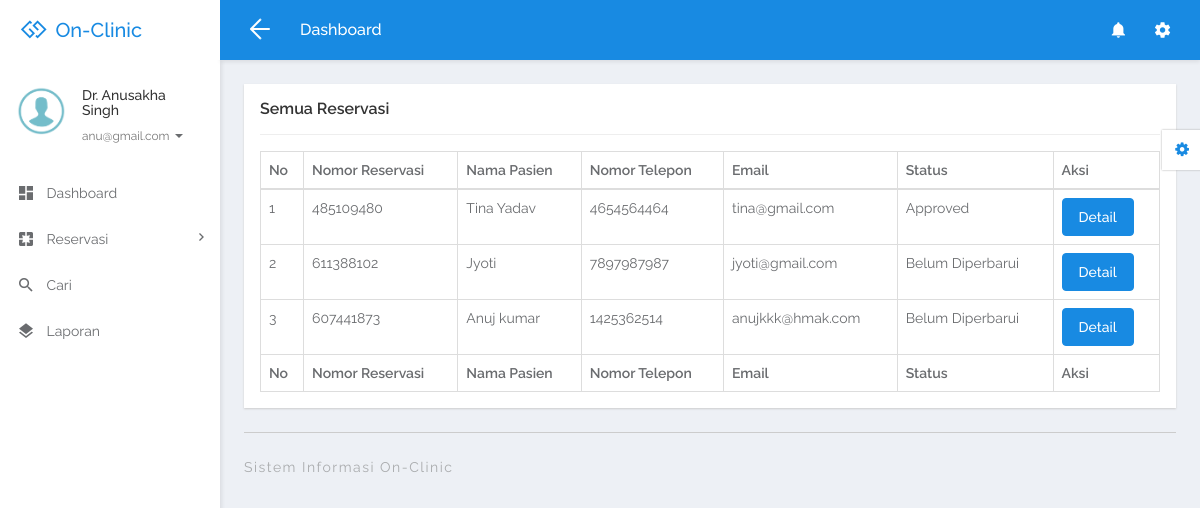
Screenshot of /doctor/all-appointment.php (signed in) with the database file from the repository.
### tables this page shows
CREATE TABLE `tbldoctor` (
  `ID` int(5) NOT NULL,
  `FullName` varchar(250) DEFAULT NULL,
  `MobileNumber` varchar(13) DEFAULT NULL,
  `Email` varchar(250) DEFAULT NULL,
  `Specialization` varchar(250) DEFAULT NULL,
  `Password` varchar(259) DEFAULT NULL,
  `CreationDate` timestamp NULL DEFAULT current_timestamp(),
  `role` varchar(1) NOT NULL
);

CREATE TABLE `tblappointment` (
  `ID` int(10) NOT NULL,
  `AppointmentNumber` int(10) DEFAULT NULL,
  `Name` varchar(250) DEFAULT NULL,
  `MobileNumber` varchar(20) DEFAULT NULL,
  `Email` varchar(250) DEFAULT NULL,
  `AppointmentDate` date DEFAULT NULL,
  `AppointmentTime` time DEFAULT NULL,
  `Specialization` varchar(250) DEFAULT NULL,
  `Doctor` int(10) DEFAULT NULL,
  `Message` mediumtext DEFAULT NULL,
  `ApplyDate` timestamp NULL DEFAULT current_timestamp(),
  `Remark` varchar(250) DEFAULT NULL,
  `Status` varchar(250) DEFAULT NULL,
  `UpdationDate` timestamp NULL DEFAULT NULL ON UPDATE current_timestamp()
);

### doctor/all-appointment.php (the view, shortened to what this page needs)
<?php
include('includes/dbconnection.php');
if (strlen($_SESSION['damsid'] == 0)) {
	header('location:logout.php');
} else {
?>
	<!DOCTYPE html>
	<html lang="en">
	<head>
		<link rel="stylesheet" href="libs/bower/font-awesome/css/font-awesome.min.css">
		<link rel="stylesheet" href="libs/bower/material-design-iconic-font/dist/css/material-design-iconic-font.css">
		<link rel="stylesheet" href="libs/bower/animate.css/animate.min.css">
		<link rel="stylesheet" href="libs/bower/fullcalendar/dist/fullcalendar.min.css">
		<link rel="stylesheet" href="libs/bower/perfect-scrollbar/css/perfect-scrollbar.css">
		<link rel="stylesheet" href="assets/css/bootstrap.css">
		<link rel="stylesheet" href="assets/css/core.css">
		<link rel="stylesheet" href="assets/css/app.css">
	</head>
	<body class="menubar-left menubar-unfold menubar-light theme-primary">
		<?php include_once('includes/header.php'); ?>
		<?php include_once('includes/sidebar.php'); ?>
		<main id="app-main" class="app-main">
			<div class="wrap">
				<section class="app-content">
					<div class="row">
						<div class="col-md-12">
							<div class="widget">
								<header class="widget-header">
									<h4 class="widget-title">Semua Reservasi</h4>
								</header>
								<hr class="widget-separator">
								<div class="widget-body">
									<div class="table-responsive">
										<table class="table table-bordered table-hover js-basic-example dataTable table-custom">
											<thead>
												<tr>
													<th>No</th>
													<th>Nomor Reservasi</th>
													<th>Nama Pasien</th>
													<th>Nomor Telepon</th>
													<th>Email</th>
													<th>Status</th>
													<th>Aksi</th>
												</tr>
											</thead>
											<tbody>
												<?php
												$docid = $_SESSION['damsid'];
												$sql = "SELECT * from  tblappointment where Doctor=:docid";
												$query = $dbh->prepare($sql);
												$query->bindParam(':docid', $docid, PDO::PARAM_STR);
												$query->execute();
												$results = $query->fetchAll(PDO::FETCH_OBJ);
												$cnt = 1;
												if ($query->rowCount() > 0) {
													foreach ($results as $row) {               ?>
														<tr>
															<td><?php echo htmlentities($cnt); ?></td>
															<td><?php echo htmlentities($row->AppointmentNumber); ?></td>
															<td><?php echo htmlentities($row->Name); ?></td>
															<td><?php echo htmlentities($row->MobileNumber); ?></td>
															<td><?php echo htmlentities($row->Email); ?></td>
															<?php if ($row->Status == "") { ?>
																<td><?php echo "Belum Diperbarui"; ?></td>
															<?php } else { ?> <td><?php echo htmlentities($row->Status); ?>
																</td>
															<?php } ?>
															<td><a href="view-appointment-detail.php?editid=<?php echo htmlentities($row->ID); ?>&&aptid=<?php echo htmlentities($row->AppointmentNumber); ?>" class="btn btn-primary">Detail</a></td>
														</tr>
												<?php $cnt = $cnt + 1;
													}
												} ?>
											</tbody>
											<tfoot>
												<tr>
													<th>No</th>
													<th>Nomor Reservasi</th>
													<th>Nama Pasien</th>
													<th>Nomor Telepon</th>
													<th>Email</th>
													<th>Status</th>
													<th>Aksi</th>
												</tr>
											</tfoot>
										</table>
									</div>
								</div>
							</div>
						</div>
					</div>
				</section>
			</div>
			<?php include_once('includes/footer.php'); ?>
		</main>
		<?php include_once('includes/customizer.php'); ?>
	</body>
	</html>
<?php }  ?>

### doctor/includes/sidebar.php (shortened to what this page needs)
<aside id="menubar" class="menubar light">
  <div class="app-user">
    <div class="media">
      <div class="media-left">
        <div class="avatar avatar-md avatar-circle">
          <a href="javascript:void(0)"><img class="img-responsive" src="assets/images/images.png" alt="avatar" /></a>
        </div>
      </div>
      <div class="media-body">
        <div class="foldable">
          <?php
          $eid = $_SESSION['damsemailid'];
          $sql = "SELECT tbldoctor.FullName,tbldoctor.email from tbldoctor where email=:eid";
          $query = $dbh->prepare($sql);
          $query->bindParam(':eid', $eid, PDO::PARAM_STR);
          $query->execute();
          $results = $query->fetchAll(PDO::FETCH_OBJ);
          foreach ($results as $row) {
            $email = $row->email;
            $fname = $row->FullName;
          }   ?>
          <h5><a href="javascript:void(0)" class="username"><?php echo $fname; ?></a></h5>
          <ul>
            <li class="dropdown">
              <a href="javascript:void(0)" class="dropdown-toggle usertitle" data-toggle="dropdown" aria-haspopup="true" aria-expanded="false">
                <small><?php echo $email; ?></small>
                <span class="caret"></span>
              </a>
            </li>
          </ul>
        </div>
      </div>
    </div>
  </div>
  <div class="menubar-scroll">
    <div class="menubar-scroll-inner">
      <ul class="app-menu">
        <li class="has-submenu">
          <a href="dashboard.php">
            <i class="menu-icon zmdi zmdi-view-dashboard zmdi-hc-lg"></i>
            <span class="menu-text">Dashboard</span>
          </a>
        </li>
        <li class="has-submenu">
          <a href="javascript:void(0)" class="submenu-toggle">
            <i class="menu-icon zmdi zmdi-pages zmdi-hc-lg"></i>
            <span class="menu-text">Reservasi</span>
            <i class="menu-caret zmdi zmdi-hc-sm zmdi-chevron-right"></i>
          </a>
        </li>
        <li>
          <a href="search.php">
            <i class="menu-icon zmdi zmdi-search zmdi-hc-lg"></i>
            <span class="menu-text">Cari</span>
          </a>
        </li>
        <li>
          <a href="appointment-bwdates.php">
            <i class="menu-icon zmdi zmdi-layers zmdi-hc-lg"></i>
            <span class="menu-text">Laporan</span>
          </a>
        </li>
      </ul>
    </div>
  </div>
</aside>

### rows the page displays
tbldoctor: FullName "Dr. Anusakha Singh", Email "anu@gmail.com"
tblappointment: AppointmentNumber "485109480", Name "Tina Yadav", MobileNumber "4654564464", Email "tina@gmail.com", Status "Approved"
tblappointment: AppointmentNumber "611388102", Name "Jyoti", MobileNumber "7897987987", Email "jyoti@gmail.com", shows "Belum Diperbarui"
tblappointment: AppointmentNumber "607441873", Name "Anuj kumar", MobileNumber "1425362514", Email "anujkkk@hmak.com", shows "Belum Diperbarui"
